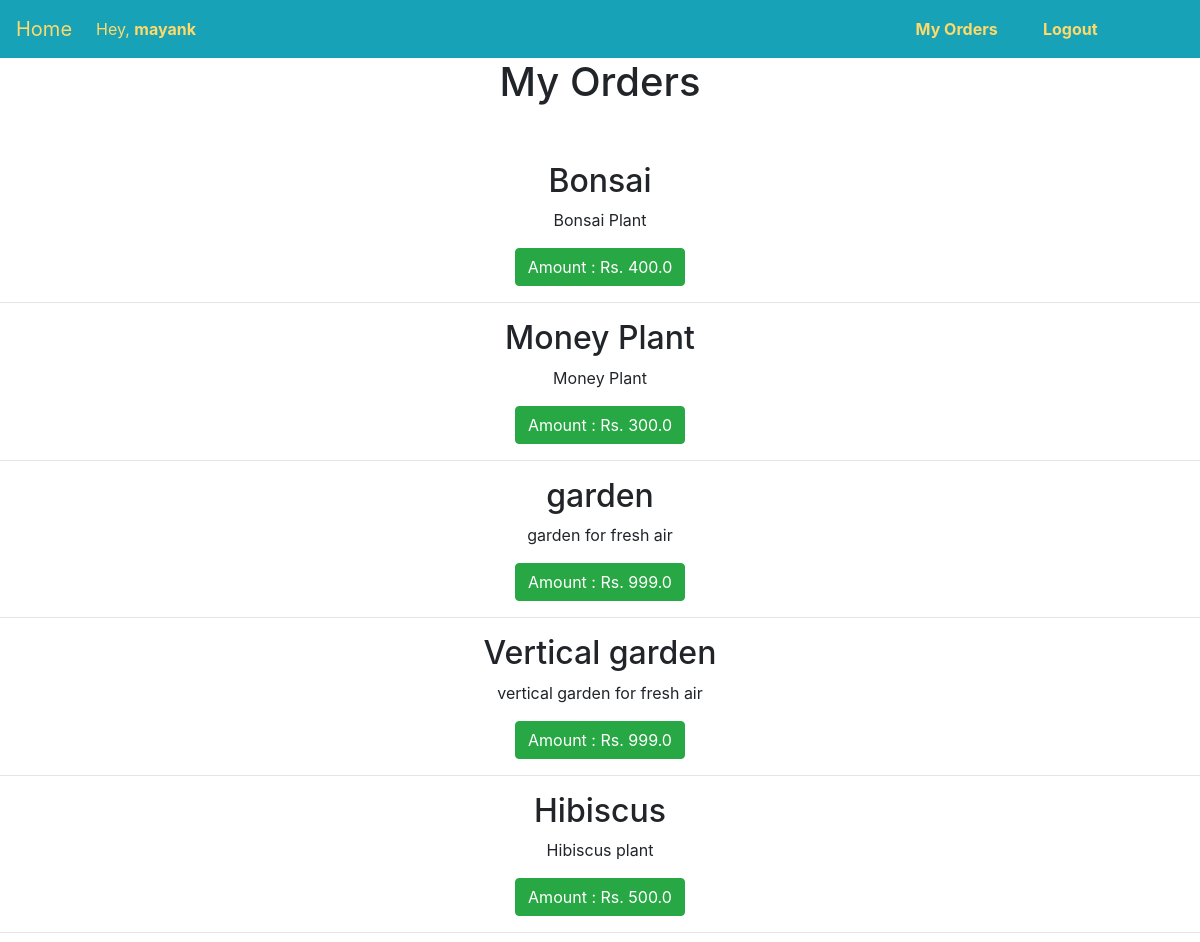
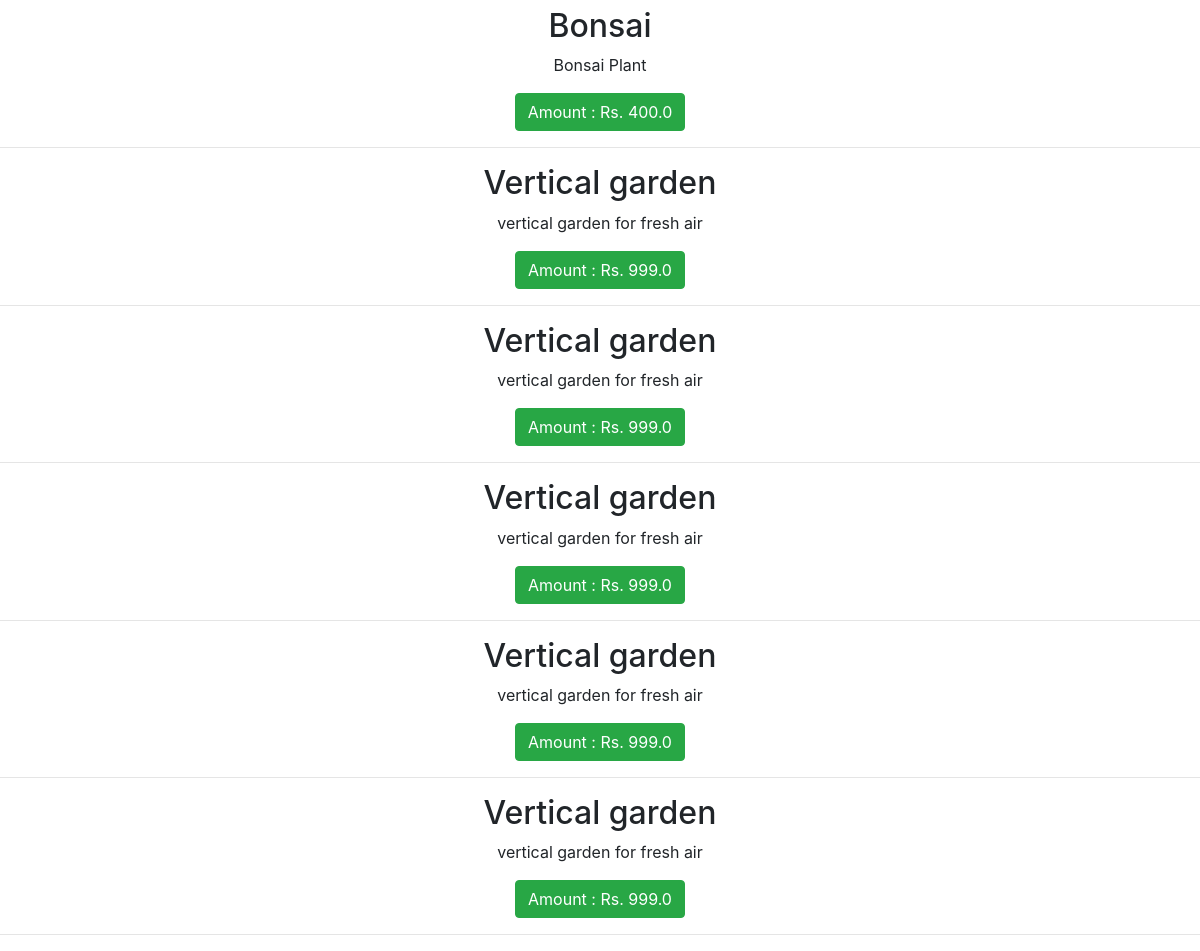
/orders (signed in), run on the app's committed database (2 pictures, top to bottom).
### nursery/models.py (models this page shows, shortened)
class Order(models.Model):
	customer = models.ForeignKey(Customer, on_delete = models.PROTECT)
	plant = models.ForeignKey(Plants, on_delete = models.PROTECT)
	street = models.CharField(max_length = 100)
	city = models.CharField(max_length = 100)
	contact = models.PositiveIntegerField()

class Plants(models.Model):
	nursery = models.ForeignKey(Nursery, on_delete = models.CASCADE)
	name = models.CharField(max_length = 100)
	description = models.CharField(max_length = 500)
	image = models.ImageField(upload_to = "../media/images/", blank = True, null = True, default = "../media/images/no_image.jpg")
	price = models.FloatField()

### nursery/views.py (the view, shortened to what this page needs)
# urls.py: path("orders",views.orders, name="orders"),
@login_required(login_url='login')
def orders(request):
	if Customer.objects.filter(user = request.user):
		customer = Customer.objects.get(user = request.user)
		orders = Order.objects.filter(customer = customer)
		return render(request,"customer_orders.html",{"orders" : orders})

### nursery/templates/customer_orders.html (shortened to what this page needs)
<!DOCTYPE html>
<html>
<head>
	<link rel="stylesheet" href="https://cdn.jsdelivr.net/npm/bootstrap@4.5.3/dist/css/bootstrap.min.css">
</head>
<body>
<nav style="color:white" style="" class="navbar navbar-expand-lg navbar-dark bg-info">
  <a style="color:#feda6a" class="navbar-brand" href="/"> <span style="color:#feda6a">Home</span> </a>
  <div class="collapse navbar-collapse" id="navbarTogglerDemo03">
    <ul class="navbar-nav mr-auto mt-2 mt-lg-0">
      {% if user.is_authenticated %}
      <li  class="nav-item">
        <a class="nav-link " href=""><span style="color:#feda6a">Hey, <b>{{user.username}}</b> </span></a>
      </li>
      {% endif %}
    </ul>
    {% if user.is_authenticated %}
    <ul class="navbar-nav" >
      <li class=" nav-item " style="margin-left : -150px">  <a class="nav-link  btn btn-outline-default my-2 my-sm-0 " href="logout"><span style="color:#feda6a"><b>Logout</b></span> </a></li>
      <li class=" nav-item " style="margin-left : -200px">  <a class="nav-link  btn btn-outline-default my-2 my-sm-0 "
        href="orders"><span style="color:#feda6a"><b>My Orders</b></span> </a></li>
    </ul>
    {% endif %}
  </div>
</nav>
<div align="center">
  {% if orders %}
      <h1>My Orders</h1>
      <br><br>
      {% for order in orders %}
        <h2>{{order.plant.name}}</h2>
        <p>{{order.plant.description}}</p>
        <button class="btn btn-success">Amount : Rs. {{order.plant.price}}</button>
        <hr>
      {% endfor %}
      {% else %}
          <div class="jumbotron">
            <h1>You have no placed orders.</h1>
          </div>
  {% endif %}
</div>
</body>
</html>

### data on the page
Order: plant.name "Bonsai", plant.description "Bonsai Plant", plant.price "400.0"
Order: plant.name "Money Plant", plant.description "Money Plant", plant.price "300.0"
Order: plant.name "garden", plant.description "garden for fresh air", plant.price "999.0"
Order: plant.name "Vertical garden", plant.description "vertical garden for fresh air", plant.price "999.0"
Order: plant.name "Hibiscus", plant.description "Hibiscus plant", plant.price "500.0"
Order: plant.name "Bonsai", plant.description "Bonsai Plant", plant.price "400.0"
Order: plant.name "Vertical garden", plant.description "vertical garden for fresh air", plant.price "999.0"
Order: plant.name "Vertical garden", plant.description "vertical garden for fresh air", plant.price "999.0"
Order: plant.name "Vertical garden", plant.description "vertical garden for fresh air", plant.price "999.0"
Order: plant.name "Vertical garden", plant.description "vertical garden for fresh air", plant.price "999.0"
Order: plant.name "Vertical garden", plant.description "vertical garden for fresh air", plant.price "999.0"

### other printed values
{{ user.username }} "mayank"
